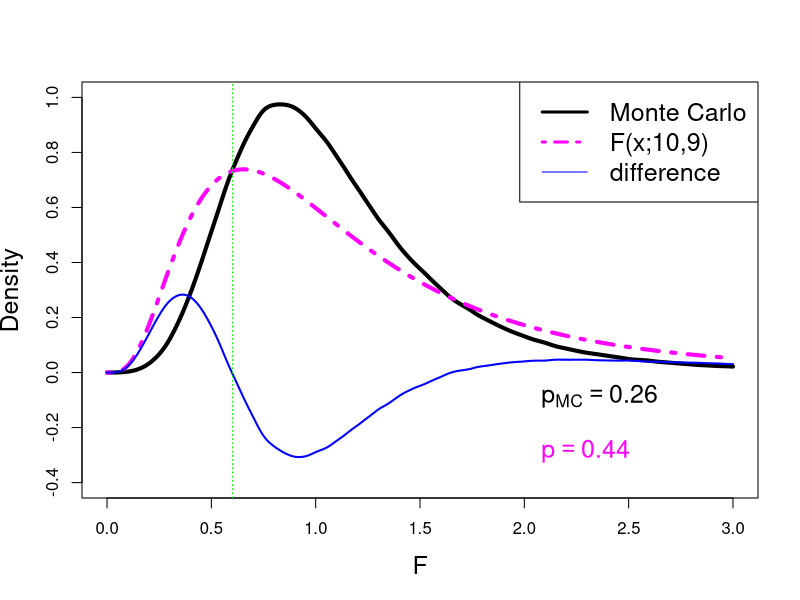

R code for this plot:
print('file: MC-F-PDFs-VRTcount.R')
# variance ratio test for sampling from uniform PDs (Monte Carlo simulation)
# use centered distributions
# purpose: Estimate PDF of F with Monte Carlo simulations under the assumption that
#          the samples stem from uniform probability distributions (integers, discrete!)
#          with equal variances

# Zar (2010, Example 8.7): 
x1 = c(41,35,33,36,40,46,31,37,34,30,38) # number of moths in trap #1
x2 = c(52,57,62,55,64,57,56,55,60,59)    # number of moths in trap #2
x1min = min(x1); x1max = max(x1)
x2min = min(x2); x2max = max(x2)
x1x2range = max(x1max-x1min,x2max-x2min)
# ----------------------------------------------------------------------
set.seed(1953) # set seed for random number generators
m=11; n=10 #   sample sizes}
my.Fsimulation=function(){ # generate random samples from discrete uniform PD
  xrange1 = seq(x1min,x1min+x1x2range); xrange2 = seq(x2min,x2min+x1x2range); # equal var.
  z1=sample(x=xrange1,m,replace=TRUE); z2=sample(x=xrange2,n,replace=TRUE);
  F.stats = var(z1)/var(z2)}
Fstat.vector=replicate(1e6,my.Fsimulation())
out = density(Fstat.vector,from=0,to=3)
xd = out$x; yd = out$y; yF = df(xd,df1=m-1,df2=n-1); d = yF-yd
Fobs = 0.60129  # observed F value (example)
k = which.min((xd-Fobs)^2)  # find xd = Fobs
# xd[k]  # 0.5988258
dx = xd[2]-xd[1]  # equidistant
pMC = dx*sum(yd[1:k])  
pMC2 = round(2*pMC,2); print(c(pMC2,'pMC2'))
pLeft = pf(Fobs,df1=m-1,df2=n-1); print(c(round(pLeft,4),'pleft'))
p = round(2*pLeft,2); print(c(p,'p'))
sflag = 2
if (sflag == 2) {
  # png('VarTestuni50PDab171225MC.png',width=16,height=16,units='cm',res=300) # x2min=50
  plot(xd,yd,type='l',xlim=c(0,3),ylim=c(-0.4,1),lwd=4,main='',xlab='F',
       ylab='Density',col='black',cex.lab=1.5)
  lines(xd,yF,col='magenta',lwd=4,lty=4)
  lines(xd,d,col='blue',lwd=2,lty=1)
  abline(v=Fobs,col='green',lty=3)
  legend('topright',c('Monte Carlo','F(x;10,9)','difference'),lwd=c(3,3,1),
         col=c('black','magenta','blue'),lty=c(1,4,1),cex=1.5)
  xt=2
  text(xt,-0.1,bquote(~p[MC] == .(pMC2)),col='black',pos=4,cex=1.5)
  text(xt,-0.3,bquote(~p == .(p)),col='magenta',pos=4,cex=1.5)
  # dev.off()
}
# ----------------------------------------------------------------
# Remarks:
# my.Fsimulation=function(){ ... } defines a function without input
# replicate(1e6,my.Fsimulation())  applies this function 1 million times
# ----------------------------------------------------------------
